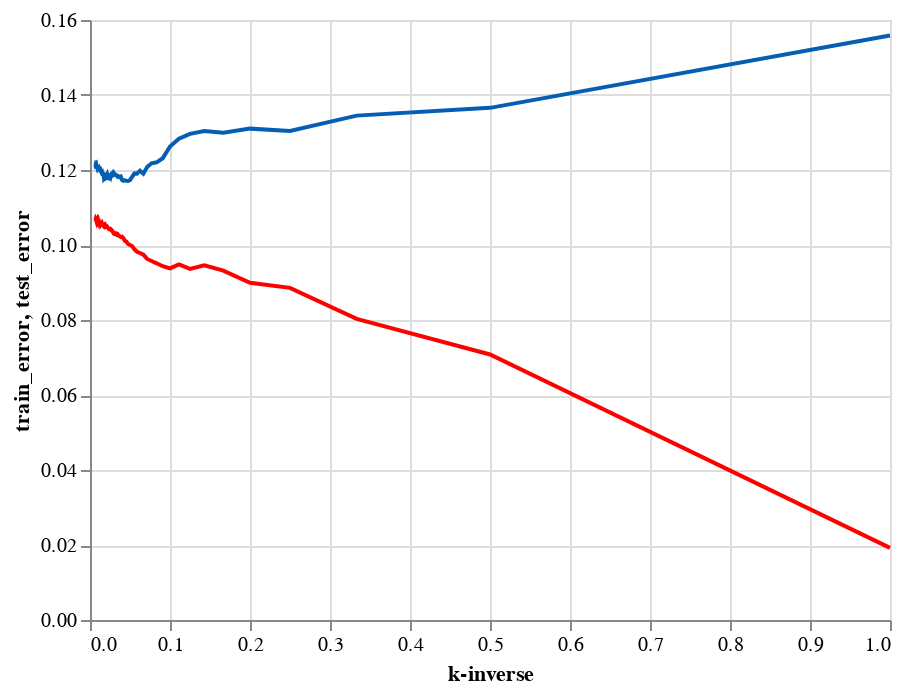

Notebook code for this chart:
### Code cell
ctrain_b+ctest_b

### Figure 1 — Vega-Lite specification as saved in the notebook (floating-point values rounded to 4 significant figures; data arrays with more than 128 entries replaced by an {"elided": "..."} marker saying what was removed)
{"config": {"view": {"continuousWidth": 400, "continuousHeight": 300}}, "layer": [{"mark": {"type": "line", "color": "#FF0000"}, "encoding": {"x": {"field": "kinv", "type": "quantitative"}, "y": {"field": "train_error", "type": "quantitative"}}}, {"mark": {"type": "line", "color": "#045FB4"}, "encoding": {"x": {"field": "kinv", "title": "k-inverse", "type": "quantitative"}, "y": {"field": "test_error", "type": "quantitative"}}}], "data": {"name": "data-166d5cd531f251a5467598b73e8e3cdd"}, "$schema": "https://vega.github.io/schema/vega-lite/v4.17.0.json", "datasets": {"data-166d5cd531f251a5467598b73e8e3cdd": {"elided": "149 records"}}}
